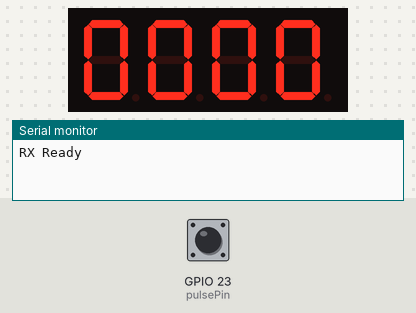
This sketch was run on a simulated ESP32. Shown: 4-digit seven-segment display, the last lines printed to the serial monitor. Wiring (inferred from the names in the program): 4-digit 7-segment display, segments lit when HIGH: segments GPIO 15, GPIO 2, GPIO 4, GPIO 5, GPIO 18, GPIO 19, GPIO 21; digit selects GPIO 13, GPIO 12, GPIO 14, GPIO 27. The test bench sets the inputs (shaded band); at power-on: GPIO 23 (pulsePin) HIGH. The segment pins are drawn as the display they are named for.

Above: at 1.2 s.
1.3 s: GPIO 23 (pulsePin) pulled LOW for 0.15 s
At 1.7 s:
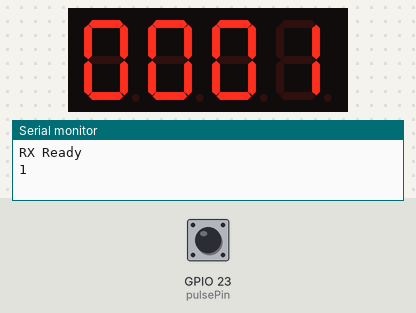
Timing chart, 0 to 4.3 s (numbered marks = the images above; inputs shaded):
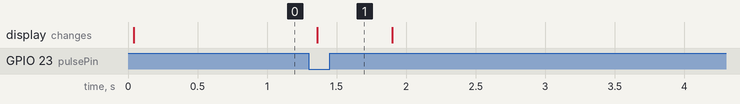

The sketch:

3-4Digit.ino
```cpp
const int pulsePin = 23;

// ===== Digit pins =====
int digitPins[4] = {13, 12, 14, 27};

// ===== Segment pins a b c d e f g =====
int segPins[7] = {15, 2, 4, 5, 18, 19, 21};

// ===== ตัวเลข 0-9 =====
// a b c d e f g
byte numbers[10][8] = {
  {1,1,1,1,1,1,0}, // 0
  {0,1,1,0,0,0,0}, // 1
  {1,1,0,1,1,0,1}, // 2
  {1,1,1,1,0,0,1}, // 3
  {0,1,1,0,0,1,1}, // 4
  {1,0,1,1,0,1,1}, // 5
  {1,0,1,1,1,1,1}, // 6
  {1,1,1,0,0,0,0}, // 7
  {1,1,1,1,1,1,1}, // 8
  {1,1,1,1,0,1,1}  // 9
};

// ===== Pulse =====
volatile unsigned long pulseCount = 0;
volatile bool newPulse = false;

void IRAM_ATTR onPulse() {
  pulseCount++;
  newPulse = true;
}

// ===== แสดง 1 digit =====
void showDigit(int digit, int num) {
  // ปิดทุก digit ก่อน
  for(int i=0;i<4;i++) digitalWrite(digitPins[i], HIGH);

  // set segment
  for(int i=0;i<7;i++) {
    digitalWrite(segPins[i], numbers[num][i]);
  }

  // เปิด digit ที่ต้องการ
  digitalWrite(digitPins[digit], LOW);
}

// ===== แสดงเลข 4 หลัก =====
void displayNumber(int num) {
  int d[4];
  d[0] = (num / 1000) % 10;
  d[1] = (num / 100) % 10;
  d[2] = (num / 10) % 10;
  d[3] = num % 10;

  for(int i=0;i<4;i++) {
    showDigit(i, d[i]);
    delay(2); // multiplex speed
  }
}

unsigned long lastPulseTime = 0;
bool sessionActive = false;

void setup() {
  Serial.begin(115200);

  pinMode(pulsePin, INPUT_PULLUP);
  attachInterrupt(digitalPinToInterrupt(pulsePin), onPulse, FALLING);

  // setup digit pins
  for(int i=0;i<4;i++) {
    pinMode(digitPins[i], OUTPUT);
    digitalWrite(digitPins[i], HIGH);
  }

  // setup segment pins
  for(int i=0;i<7;i++) {
    pinMode(segPins[i], OUTPUT);
  }

  Serial.println("RX Ready");
}

void loop() {
  if (newPulse) {
    newPulse = false;
    lastPulseTime = millis();
    sessionActive = true;

    Serial.println(pulseCount);
  }

  // แสดงตลอดเวลา (สำคัญมาก!)
  displayNumber(pulseCount);

  // จบ session
  if (sessionActive && (millis() - lastPulseTime) > 500) {
    Serial.println("---- Done: " + String(pulseCount) + " ----");

    delay(20);
    pulseCount = 0;
    sessionActive = false;
  }
}
```

Measured:
- after the input at 1.3 s, the display: changes after 0.06 s (image 1)
